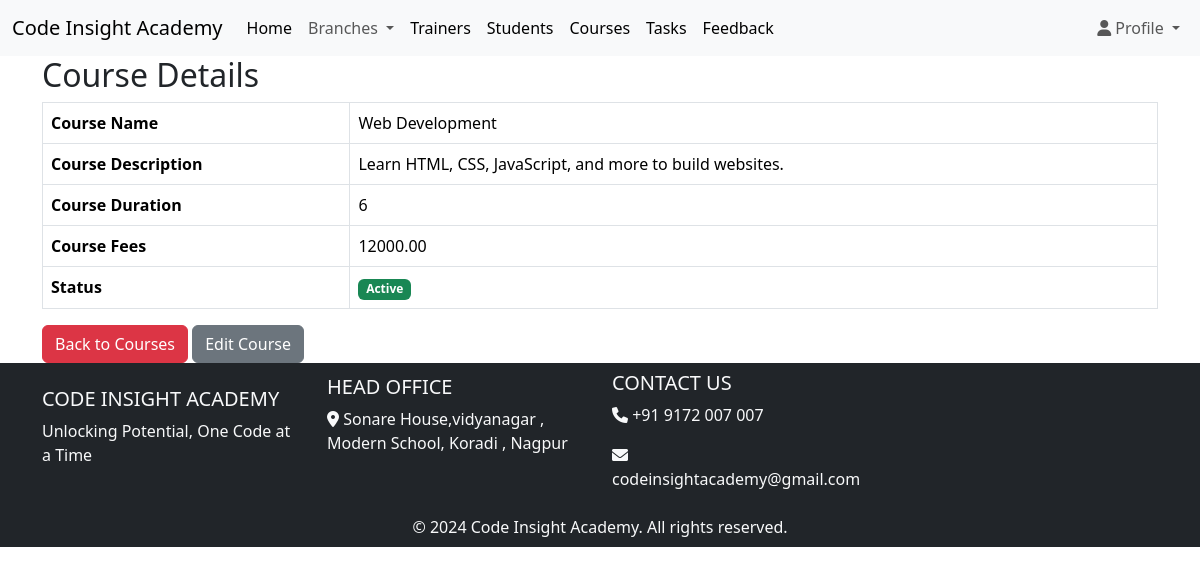
The page /superadmin/course_details.php?id=1 (signed in) on the database its author committed.
### tables this page shows
CREATE TABLE `courses` (
  `course_id` int(11) NOT NULL,
  `course_name` varchar(255) DEFAULT NULL,
  `course_description` text DEFAULT NULL,
  `course_duration` int(11) DEFAULT NULL,
  `course_fee` decimal(10,2) DEFAULT NULL,
  `status` enum('active','completed','cancelled') DEFAULT NULL
);

### superadmin/course_details.php (the view, shortened to what this page needs)
<?php
include '../includes/header.php';
include 'log_activity.php';
$course_id = $_GET['id'];
$sql = "SELECT * FROM courses WHERE course_id='$course_id'";
$result = mysqli_query($conn, $sql);
$course = mysqli_fetch_assoc($result);
?>
<div class="container">
    <h2>Course Details</h2>
    <table class="table table-bordered">
        <tr>
            <th>Course Name</th>
            <td><?php echo $course['course_name']; ?></td>
        </tr>
        <tr>
            <th>Course Description</th>
            <td><?php echo $course['course_description']; ?></td>
        </tr>
        <tr>
            <th>Course Duration</th>
            <td><?php echo $course['course_duration']; ?></td>
        </tr>
        <tr>
            <th>Course Fees</th>
            <td><?php echo $course['course_fee']; ?></td>
        </tr>
        <tr>
            <th>Status</th>
            <td>
                <?php if ($course['status'] == 'active') { ?>
                    <span class="badge bg-success">Active</span>
                <?php } elseif ($course['status'] == 'completed') { ?>
                    <span class="badge bg-warning">Completed</span>
                <?php } else { ?>
                    <span class="badge bg-danger">Cancelled</span>
                <?php } ?>
            </td>
        </tr>
    </table>
    <a href="../superadmin/courses.php" class="btn btn-danger">Back to Courses</a>
    <a href="../edit/edit_course.php?id=<?php echo $course_id; ?>">
        <button class="btn btn-secondary">Edit Course</button>
    </a>
</div>
<?php
include '../includes/footer.php';
?>

### rows shown on the page
courses: course_name "Web Development", course_description "Learn HTML, CSS, JavaScript, and more to build websites.", course_duration "6", course_fee "12000.00"
